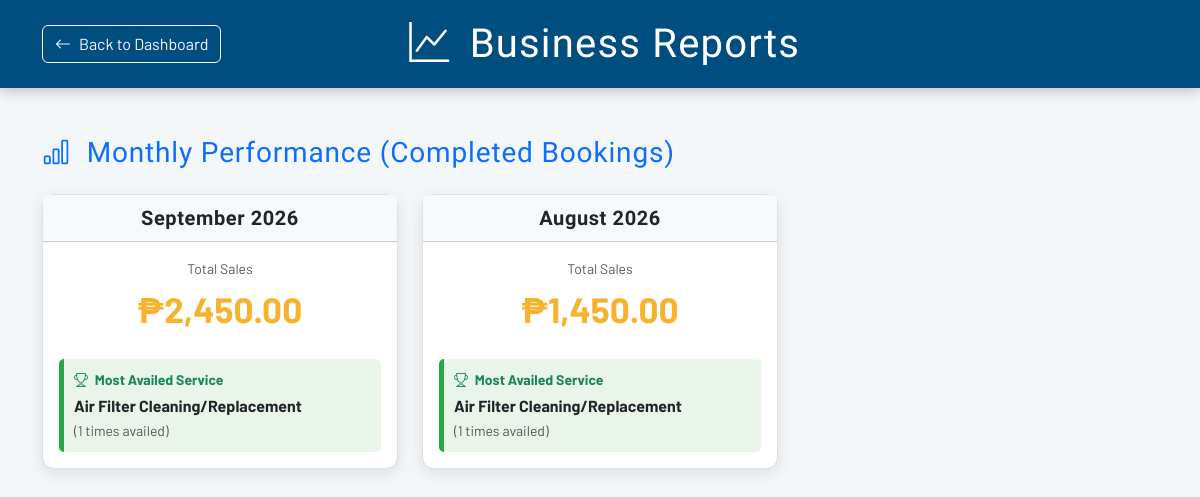
/reports.php (signed in), run on the app's committed database.
### tables this page shows
CREATE TABLE `bookings` (
  `id` int(11) NOT NULL AUTO_INCREMENT,
  `user_id` int(11) NOT NULL,
  `schedule_date` date NOT NULL,
  `status` enum('pending','assigned','accepted','completed','rejected','deposit_submitted') NOT NULL DEFAULT 'pending',
  `deposit_verified_at` datetime DEFAULT NULL,
  `created_at` timestamp NOT NULL DEFAULT current_timestamp(),
  `service_ids` longtext DEFAULT NULL CHECK (json_valid(`service_ids`)),
  `package_ids` text DEFAULT NULL,
  `vehicle_id` int(11) DEFAULT NULL,
  `schedule_start_time` time NOT NULL,
  `schedule_end_time` time NOT NULL,
  `total_price` decimal(10,2) NOT NULL,
  `mechanic_id` int(11) DEFAULT NULL,
  PRIMARY KEY (`id`),
  KEY `user_id` (`user_id`),
  KEY `mechanic_id` (`mechanic_id`),
  KEY `fk_booking_vehicle_serviced` (`vehicle_id`),
  CONSTRAINT `bookings_ibfk_1` FOREIGN KEY (`user_id`) REFERENCES `users` (`id`),
  CONSTRAINT `bookings_ibfk_2` FOREIGN KEY (`mechanic_id`) REFERENCES `mechanics` (`id`) ON DELETE SET NULL,
  CONSTRAINT `fk_booking_vehicle_serviced` FOREIGN KEY (`vehicle_id`) REFERENCES `motorcycles` (`id`) ON DELETE SET NULL
);

### reports.php (the view, shortened to what this page needs)
<?php
require 'db.php';
$monthlySales = [];
$monthlyServiceCounts = [];
$serviceNames = [];
try {
    $stmt = $pdo->query("SELECT id, service_name FROM services");
    while ($row = $stmt->fetch(PDO::FETCH_ASSOC)) {
        $serviceNames[$row['id']] = $row['service_name'];
    }
} catch (PDOException $e) {
}
try {
    $stmt = $pdo->query("SELECT schedule_date, total_price, service_ids FROM bookings WHERE status='completed' ORDER BY schedule_date ASC");
    $bookings = $stmt->fetchAll(PDO::FETCH_ASSOC);
    foreach ($bookings as $booking) {
        $monthKey = date('Y-m', strtotime($booking['schedule_date']));
        $monthLabel = date('F Y', strtotime($booking['schedule_date']));
        $price = floatval($booking['total_price']);
        if (!isset($monthlySales[$monthKey])) {
            $monthlySales[$monthKey] = [
                'label' => $monthLabel,
                'total_sales' => 0,
            ];
        }
        $monthlySales[$monthKey]['total_sales'] += $price;
        $serviceIds = json_decode($booking['service_ids'], true);
        if (is_array($serviceIds)) {
            if (!isset($monthlyServiceCounts[$monthKey])) {
                $monthlyServiceCounts[$monthKey] = [];
            }
            foreach ($serviceIds as $serviceId) {
                $serviceId = intval($serviceId);
                if (!isset($monthlyServiceCounts[$monthKey][$serviceId])) {
                    $monthlyServiceCounts[$monthKey][$serviceId] = 0;
                }
                $monthlyServiceCounts[$monthKey][$serviceId]++;
            }
        }
    }
} catch (PDOException $e) {
    $error_msg = "Database error: Could not fetch booking data for reports.";
}
$topServicesPerMonth = [];
foreach ($monthlyServiceCounts as $monthKey => $counts) {
    arsort($counts);
    $topServiceId = key($counts);
    $topCount = current($counts);
    $serviceName = $serviceNames[$topServiceId] ?? 'Unknown Service';
    $topServicesPerMonth[$monthKey] = [
        'name' => $serviceName,
        'count' => $topCount,
    ];
}
$monthlySales = array_reverse($monthlySales);
?>
<!DOCTYPE html>
<html lang="en">
<head>
    <link href="https://cdn.jsdelivr.net/npm/bootstrap@5.3.0/dist/css/bootstrap.min.css" rel="stylesheet">
    <link href="https://cdn.jsdelivr.net/npm/bootstrap-icons@1.10.5/font/bootstrap-icons.css" rel="stylesheet">
    <link rel="stylesheet" href="fonts.css">
</head>
<body>
<header class="app-header">
    <div class="container d-flex justify-content-between align-items-center">
        <a href="dashboard_admin.php" class="btn btn-outline-light d-flex align-items-center">
            <i class="bi bi-arrow-left me-2"></i> Back to Dashboard
        </a>
        <h1 class="mb-0 flex-grow-1 text-center"><i class="bi bi-graph-up me-2"></i> Business Reports</h1>
    </div>
</header>
<div class="container my-5">
    <h3 class="mb-4 text-primary"><i class="bi bi-bar-chart me-2"></i> Monthly Performance (Completed Bookings)</h3>
    <?php if (empty($monthlySales)): ?>
        <div class="alert alert-info text-center">
            No completed bookings data is available to generate reports.
        </div>
    <?php else: ?>
        <div class="row g-4">
            <?php foreach ($monthlySales as $monthKey => $data): ?>
                <div class="col-md-6 col-lg-4">
                    <div class="card report-card h-100">
                        <div class="card-header bg-light fw-bold text-center fs-5">
                            <?= htmlspecialchars($data['label']) ?>
                        </div>
                        <div class="card-body">
                            <div class="mb-4 text-center">
                                <small class="text-muted d-block mb-1">Total Sales</small>
                                <div class="sales-value">₱<?= number_format($data['total_sales'], 2) ?></div>
                            </div>
                            <?php
                                $topService = $topServicesPerMonth[$monthKey] ?? null;
                            ?>
                            <div class="top-service">
                                <small class="fw-bold d-block mb-1 text-success"><i class="bi bi-trophy me-1"></i> Most Availed Service</small>
                                <p class="mb-0">
                                    <strong class="text-dark"><?= htmlspecialchars($topService['name'] ?? 'N/A') ?></strong><br>
                                    <small class="text-muted">(<?= $topService['count'] ?? 0 ?> times availed)</small>
                                </p>
                            </div>
                        </div>
                    </div>
                </div>
            <?php endforeach; ?>
        </div>
    <?php endif; ?>
</div>
</body>
</html>

### reports.php (style rules this page uses)
:root { --primary-color: #004d80; --accent-color: #f7b32d; --bg-light: #f4f7f9; }
body { background-color: var(--bg-light); }
.app-header { background-color: var(--primary-color); color: white; padding: 20px 0; margin-bottom: 30px; box-shadow: 0 4px 12px rgba(0, 0, 0, 0.2); }
.report-card { border-radius: 12px; box-shadow: 0 4px 15px rgba(0, 0, 0, 0.1); border: 1px solid #e0e0e0; }
.sales-value { font-size: 2.2rem; font-weight: 700; color: var(--accent-color); }
.top-service { background-color: #e9f5e9; border-left: 5px solid #28a745; padding: 10px; border-radius: 5px; }

### data on the page
bookings: label "September 2026", total_sales "2,450.00", schedule_date "Air Filter Cleaning/Replacement", schedule_date "1"

### other printed values
$data['label'] "August 2026"
$data['total_sales'] "1,450.00"
$topService['name'] "Air Filter Cleaning/Replacement"
$topService['count'] "1"
